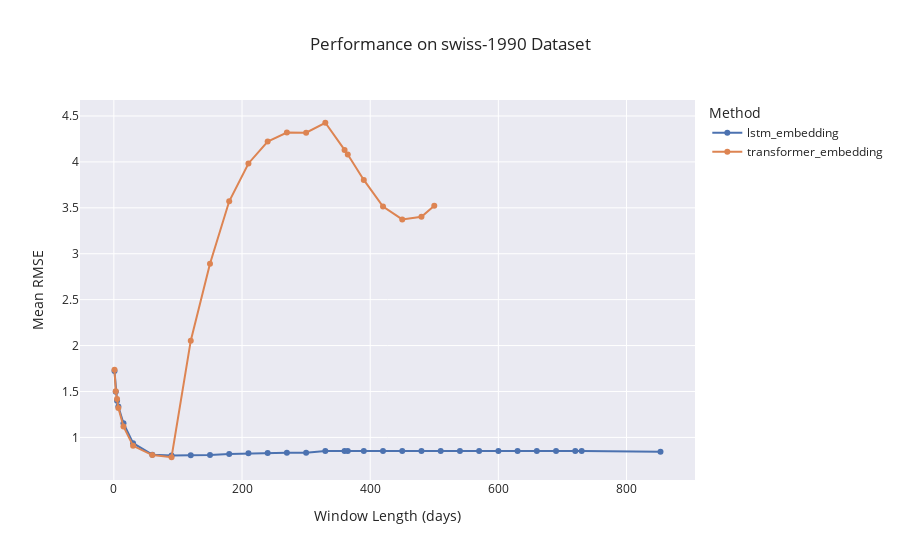
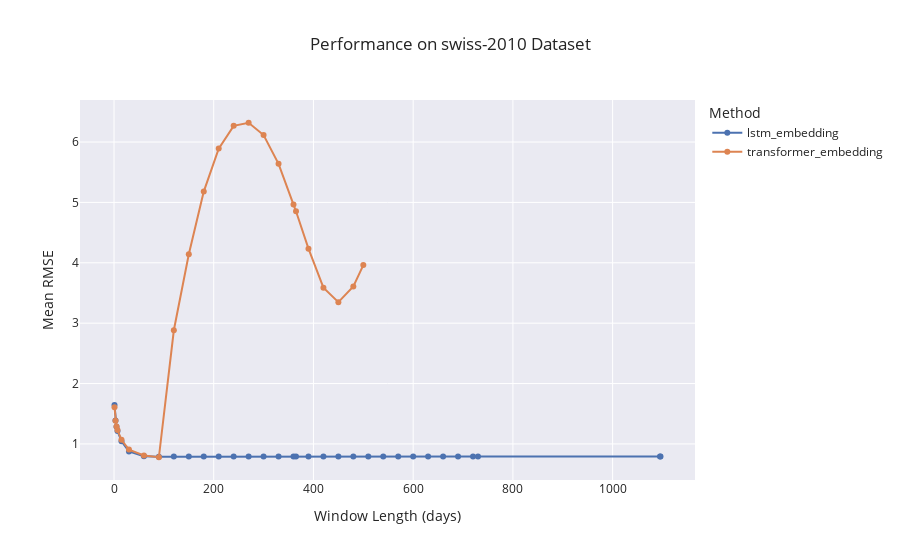
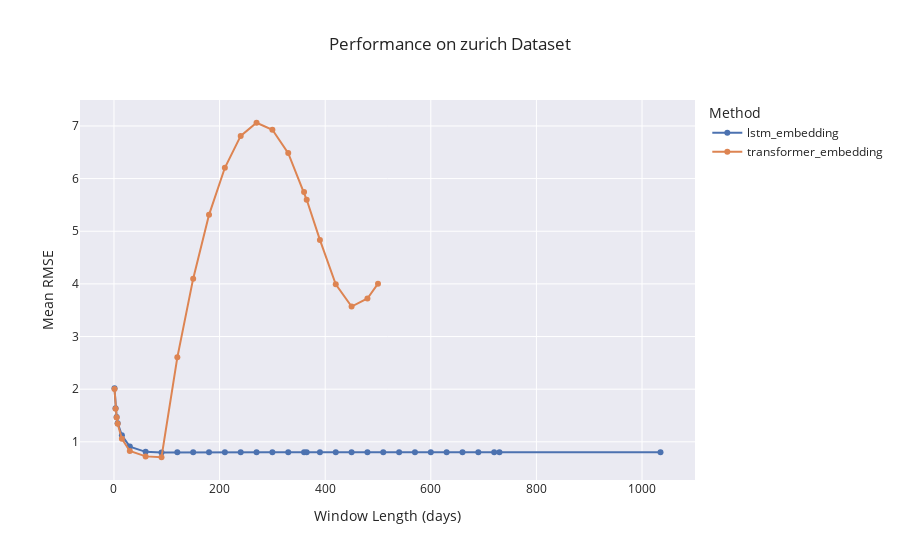

Source (notebook cell) for these figures, in order:
### Code cell
# Plot results from CSV using Plotly (interactive in Jupyter Notebook):

%matplotlib inline


from pathlib import Path
import plotly.io as pio
from IPython.display import Image, display

# Set up Plotly template similar to Seaborn style:
print(pio.templates)
pio.templates.default = "seaborn"

# -----------------------
# Plotting function
# -----------------------


import plotly.express as px


def plot_results_from_csv_plotly(
        dump_dir: Path, graph_name: str, methods: list,
        xlog=False, ylog=False, if_interactive: bool | str = 'both'
):
    import pandas as pd

    # Merge all methods' data into a single DataFrame for plotting:
    df_all = pd.DataFrame()
    for m in methods:
        df_res = read_results_from_csv(dump_dir, graph_name, m)
        if df_res.empty:
            print(f"{ISSUE_TAG} No results to plot for method='{m}' on graph='{graph_name}'. Skipping...")
            continue
        if 'window_len' not in df_res.columns or 'RMSE_Mean' not in df_res.columns:
            print(
                f"{ISSUE_TAG} Missing required columns in results for method='{m}' on graph='{graph_name}'. Skipping..."
            )
            continue
        df_res = df_res[['window_len', 'RMSE_Mean']].copy()
        df_res['method'] = m
        df_all = pd.concat([df_all, df_res], ignore_index=True)

    if df_all.empty:
        print(f"{ISSUE_TAG} No valid data to plot for graph='{graph_name}'.")
        return

    fig = px.line(
        df_all, x='window_len', y='RMSE_Mean', color='method',
        markers=True,
        log_x=xlog,
        log_y=ylog,
        template='seaborn',
        title=f'Performance on {graph_name} Dataset',
        labels={'window_len': 'Window Length (days)', 'RMSE_Mean': 'Mean RMSE', 'method': 'Method'}
    )

    fig.update_layout(hovermode='x unified')

    if str(if_interactive).lower() in ['true', 'both']:
        fig.show()

    if str(if_interactive).lower() in ['false', 'both']:
        # Plotly generates interactive HTML by default, which can not be shown in static platforms like GitHub.
        # Here we convert the figure to a static PNG image for display.
        png_bytes = pio.to_image(fig, format='png')
        display(Image(png_bytes))


for graph_name in GRAPH_NAMES[0:]:
    print()
    print(f'{INFO_TAG} ================= Plotting results for graph="{graph_name}" =================')
    plot_results_from_csv_plotly(DUMP_DIR, graph_name, METHODS[0:2], if_interactive='both')

### Figure 1 — Plotly figure (JSON) as saved in the notebook; plotly's stock layout.template omitted (floating-point values rounded to 4 significant figures)
{"data": [{"hovertemplate": "Method=lstm_embedding<br>Window Length (days)=%{x}<br>Mean RMSE=%{y}<extra></extra>", "legendgroup": "lstm_embedding", "line": {"color": "rgb(76,114,176)", "dash": "solid"}, "marker": {"symbol": "circle"}, "mode": "lines+markers", "name": "lstm_embedding", "orientation": "v", "showlegend": true, "x": [1, 3, 5, 7, 15, 30, 60, 90, 120, 150, 180, 210, 240, 270, 300, 330, 360, 365, 390, 420, 450, 480, 510, 540, 570, 600, 630, 660, 690, 720, 730, 853], "xaxis": "x", "y": [1.722, 1.497, 1.399, 1.337, 1.155, 0.937, 0.8126, 0.8022, 0.8048, 0.8081, 0.8199, 0.827, 0.8312, 0.8335, 0.8342, 0.8517, 0.8519, 0.8519, 0.8519, 0.8518, 0.8518, 0.8518, 0.8518, 0.8518, 0.8518, 0.8518, 0.8518, 0.8518, 0.8518, 0.8518, 0.8518, 0.8429], "yaxis": "y", "type": "scatter"}, {"hovertemplate": "Method=transformer_embedding<br>Window Length (days)=%{x}<br>Mean RMSE=%{y}<extra></extra>", "legendgroup": "transformer_embedding", "line": {"color": "rgb(221,132,82)", "dash": "solid"}, "marker": {"symbol": "circle"}, "mode": "lines+markers", "name": "transformer_embedding", "orientation": "v", "showlegend": true, "x": [1, 3, 5, 7, 15, 30, 60, 90, 120, 150, 180, 210, 240, 270, 300, 330, 360, 365, 390, 420, 450, 480, 500], "xaxis": "x", "y": [1.736, 1.502, 1.418, 1.322, 1.12, 0.9084, 0.8078, 0.784, 2.054, 2.892, 3.571, 3.983, 4.222, 4.32, 4.318, 4.426, 4.131, 4.081, 3.804, 3.514, 3.373, 3.402, 3.522], "yaxis": "y", "type": "scatter"}], "layout": {"xaxis": {"anchor": "y", "domain": [0.0, 1.0], "title": {"text": "Window Length (days)"}}, "yaxis": {"anchor": "x", "domain": [0.0, 1.0], "title": {"text": "Mean RMSE"}}, "legend": {"title": {"text": "Method"}, "tracegroupgap": 0}, "title": {"text": "Performance on swiss-1990 Dataset"}, "hovermode": "x unified"}}

### Figure 2 — Plotly figure (JSON) as saved in the notebook; plotly's stock layout.template omitted (floating-point values rounded to 4 significant figures)
{"data": [{"hovertemplate": "Method=lstm_embedding<br>Window Length (days)=%{x}<br>Mean RMSE=%{y}<extra></extra>", "legendgroup": "lstm_embedding", "line": {"color": "rgb(76,114,176)", "dash": "solid"}, "marker": {"symbol": "circle"}, "mode": "lines+markers", "name": "lstm_embedding", "orientation": "v", "showlegend": true, "x": [1, 3, 5, 7, 15, 30, 60, 90, 120, 150, 180, 210, 240, 270, 300, 330, 360, 365, 390, 420, 450, 480, 510, 540, 570, 600, 630, 660, 690, 720, 730, 1095, 1096], "xaxis": "x", "y": [1.646, 1.388, 1.285, 1.215, 1.043, 0.8755, 0.7939, 0.7892, 0.7898, 0.7903, 0.7906, 0.7906, 0.7906, 0.7906, 0.7906, 0.7906, 0.7906, 0.7906, 0.7906, 0.7906, 0.7906, 0.7906, 0.7906, 0.7906, 0.7906, 0.7906, 0.7906, 0.7906, 0.7906, 0.7906, 0.7906, 0.7906, 0.7906], "yaxis": "y", "type": "scatter"}, {"hovertemplate": "Method=transformer_embedding<br>Window Length (days)=%{x}<br>Mean RMSE=%{y}<extra></extra>", "legendgroup": "transformer_embedding", "line": {"color": "rgb(221,132,82)", "dash": "solid"}, "marker": {"symbol": "circle"}, "mode": "lines+markers", "name": "transformer_embedding", "orientation": "v", "showlegend": true, "x": [1, 3, 5, 7, 15, 30, 60, 90, 120, 150, 180, 210, 240, 270, 300, 330, 360, 365, 390, 420, 450, 480, 500], "xaxis": "x", "y": [1.609, 1.383, 1.289, 1.229, 1.067, 0.9064, 0.808, 0.7792, 2.882, 4.14, 5.179, 5.891, 6.268, 6.32, 6.116, 5.639, 4.967, 4.853, 4.234, 3.588, 3.348, 3.608, 3.963], "yaxis": "y", "type": "scatter"}], "layout": {"xaxis": {"anchor": "y", "domain": [0.0, 1.0], "title": {"text": "Window Length (days)"}}, "yaxis": {"anchor": "x", "domain": [0.0, 1.0], "title": {"text": "Mean RMSE"}}, "legend": {"title": {"text": "Method"}, "tracegroupgap": 0}, "title": {"text": "Performance on swiss-2010 Dataset"}, "hovermode": "x unified"}}

### Figure 3 — Plotly figure (JSON) as saved in the notebook; plotly's stock layout.template omitted (floating-point values rounded to 4 significant figures)
{"data": [{"hovertemplate": "Method=lstm_embedding<br>Window Length (days)=%{x}<br>Mean RMSE=%{y}<extra></extra>", "legendgroup": "lstm_embedding", "line": {"color": "rgb(76,114,176)", "dash": "solid"}, "marker": {"symbol": "circle"}, "mode": "lines+markers", "name": "lstm_embedding", "orientation": "v", "showlegend": true, "x": [1, 3, 5, 7, 15, 30, 60, 90, 120, 150, 180, 210, 240, 270, 300, 330, 360, 365, 390, 420, 450, 480, 510, 540, 570, 600, 630, 660, 690, 720, 730, 1035], "xaxis": "x", "y": [2.018, 1.64, 1.472, 1.355, 1.126, 0.9101, 0.8101, 0.7983, 0.8004, 0.8005, 0.8004, 0.8004, 0.8003, 0.8003, 0.8003, 0.8003, 0.8003, 0.8003, 0.8003, 0.8003, 0.8003, 0.8003, 0.8003, 0.8003, 0.8003, 0.8003, 0.8003, 0.8003, 0.8003, 0.8003, 0.8003, 0.8003], "yaxis": "y", "type": "scatter"}, {"hovertemplate": "Method=transformer_embedding<br>Window Length (days)=%{x}<br>Mean RMSE=%{y}<extra></extra>", "legendgroup": "transformer_embedding", "line": {"color": "rgb(221,132,82)", "dash": "solid"}, "marker": {"symbol": "circle"}, "mode": "lines+markers", "name": "transformer_embedding", "orientation": "v", "showlegend": true, "x": [1, 3, 5, 7, 15, 30, 60, 90, 120, 150, 180, 210, 240, 270, 300, 330, 360, 365, 390, 420, 450, 480, 500], "xaxis": "x", "y": [2.005, 1.628, 1.46, 1.342, 1.058, 0.8254, 0.7239, 0.7074, 2.605, 4.1, 5.312, 6.206, 6.811, 7.061, 6.929, 6.484, 5.744, 5.598, 4.835, 3.991, 3.569, 3.723, 4.004], "yaxis": "y", "type": "scatter"}], "layout": {"xaxis": {"anchor": "y", "domain": [0.0, 1.0], "title": {"text": "Window Length (days)"}}, "yaxis": {"anchor": "x", "domain": [0.0, 1.0], "title": {"text": "Mean RMSE"}}, "legend": {"title": {"text": "Method"}, "tracegroupgap": 0}, "title": {"text": "Performance on zurich Dataset"}, "hovermode": "x unified"}}
